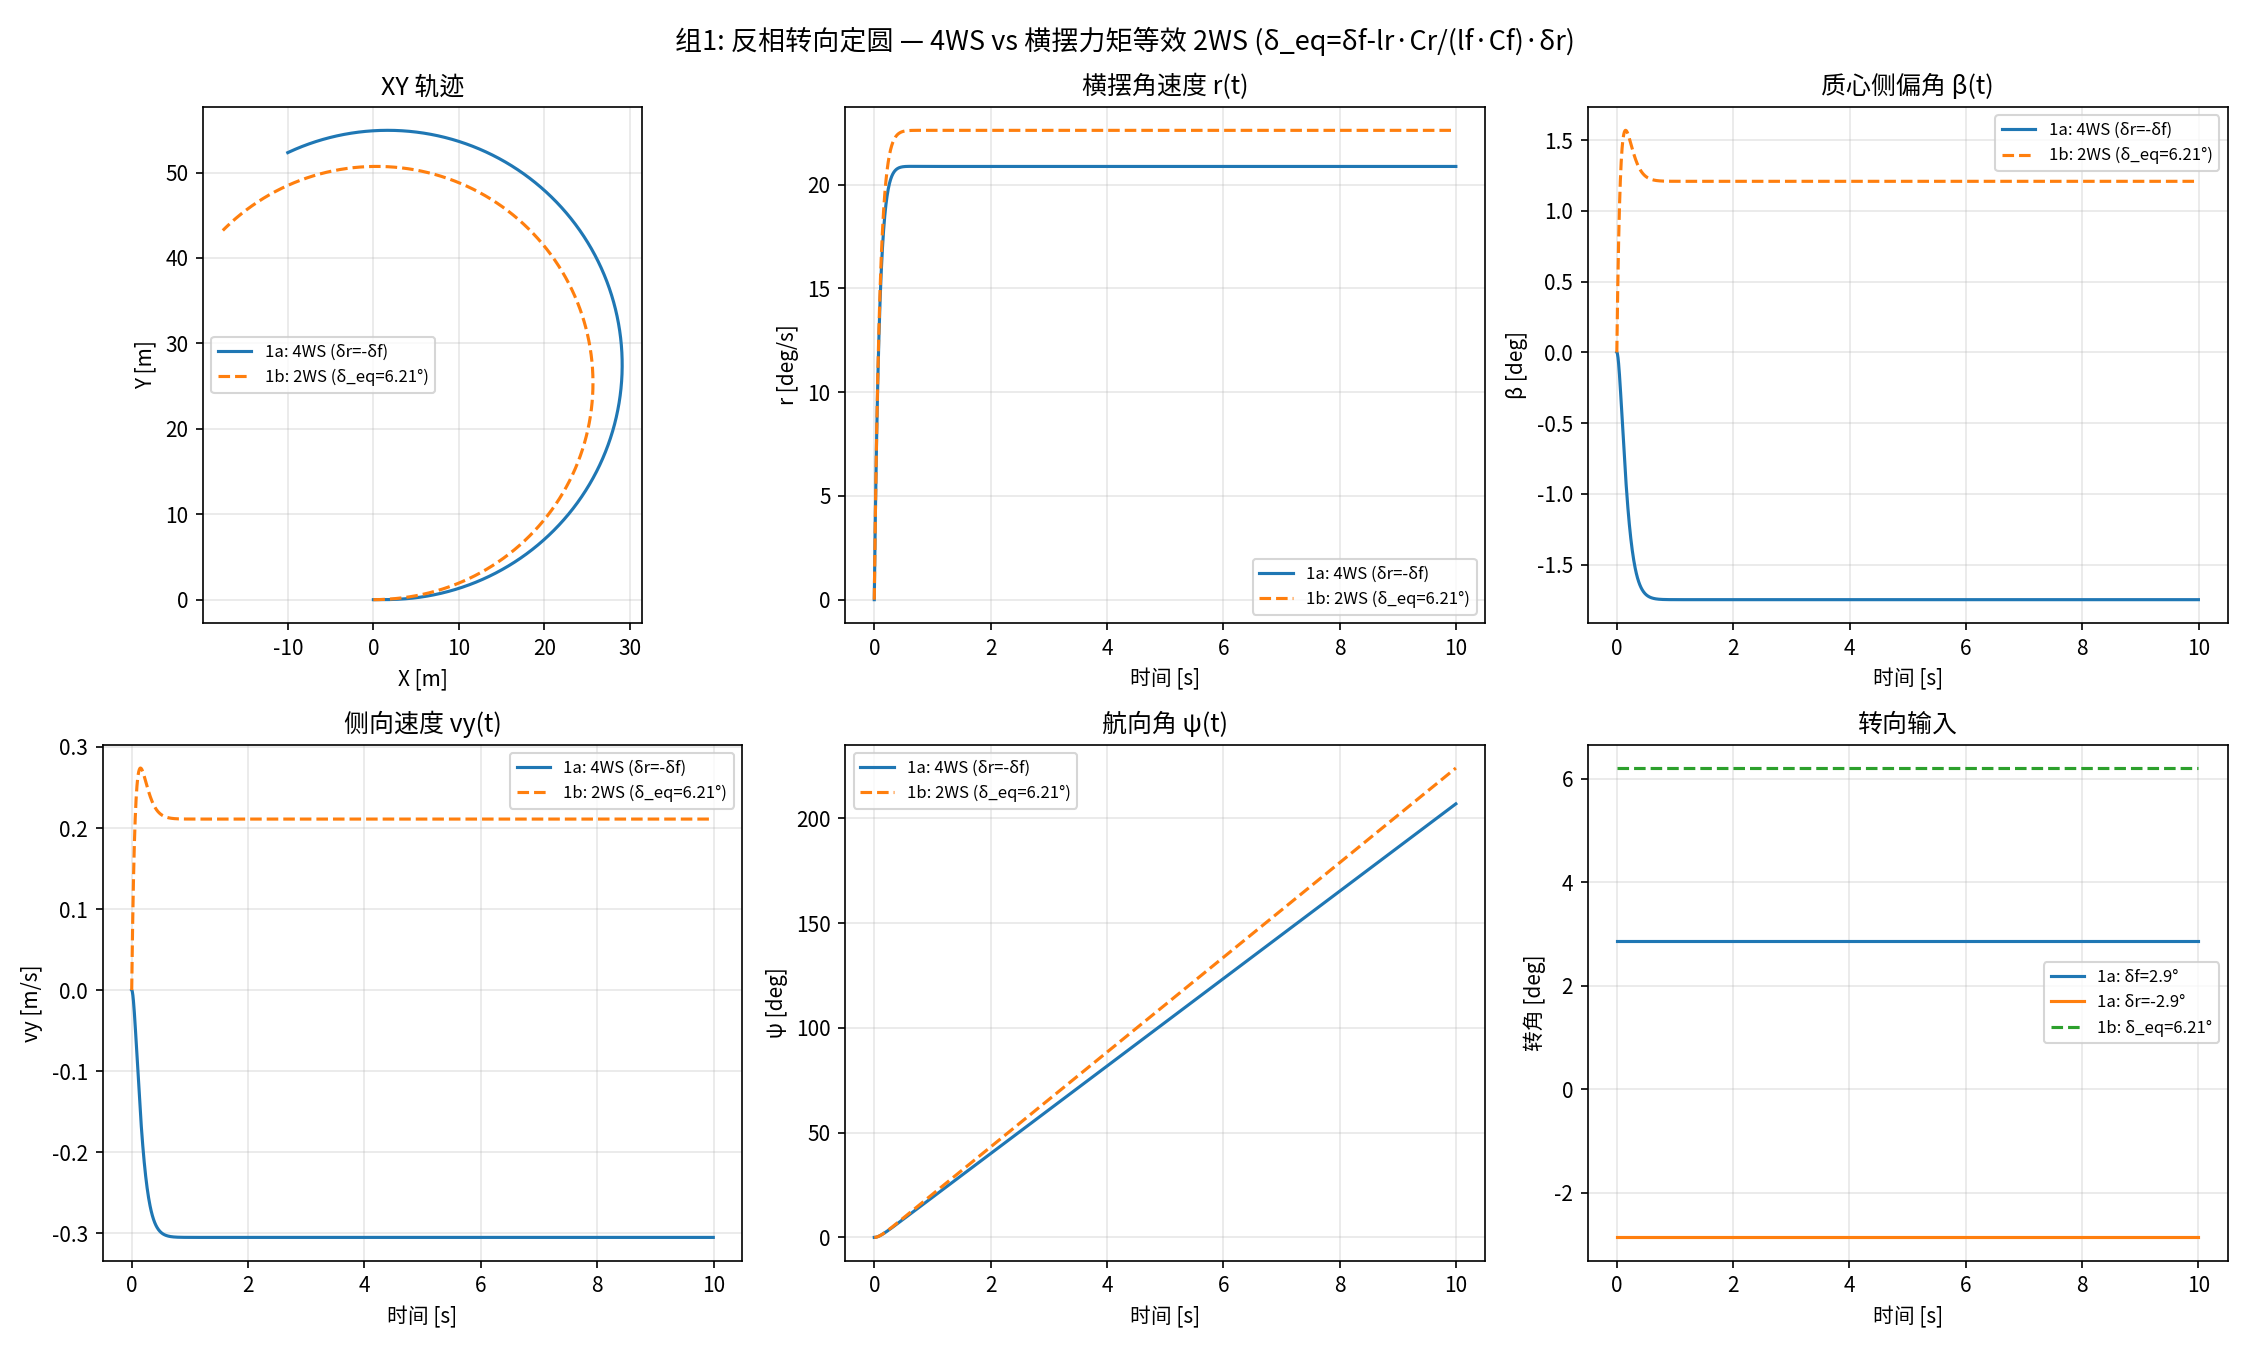

Reproduce this figure in Python.
"""
组1对比：反相转向（counter-steering）匀速定圆 — 横摆力矩等效

1a: 4WS 后轮转向 δr = -δf
1b: 横摆力矩等效前轮转角 δ_eq = δf - (lr·Cr)/(lf·Cf)·δr, δr = 0
"""

import numpy as np
import matplotlib.pyplot as plt
from bicycle_model import (
    VehicleParams, simulate, moment_equivalent, const_steer,
)

plt.rcParams["font.family"] = ["Noto Sans CJK JP", "sans-serif"]
plt.rcParams["axes.unicode_minus"] = False

params = VehicleParams()
vx = 10.0
delta_f = 0.05
delta_r = -delta_f
delta_eq = moment_equivalent(delta_f, delta_r, params)
t_span = (0.0, 10.0)

print(f"=== 横摆力矩等效 ===")
print(f"  δf={delta_f:.4f}, δr={delta_r:.4f}")
print(f"  lr·Cr/(lf·Cf) = {params.lr*params.Cr/(params.lf*params.Cf):.4f}")
print(f"  δ_eq = δf - (lr·Cr)/(lf·Cf)·δr = {delta_eq:.4f} rad ({np.degrees(delta_eq):.2f}°)")

# 1a: 4WS counter-steering
t_a, vy_a, r_a, psi_a, X_a, Y_a, beta_a = simulate(
    vx, const_steer(delta_f), const_steer(delta_r), params, t_span
)

# 1b: 2WS moment equivalent
t_b, vy_b, r_b, psi_b, X_b, Y_b, beta_b = simulate(
    vx, const_steer(delta_eq), const_steer(0.0), params, t_span
)

# Print steady-state comparison
print("\n=== 稳态比较 (取最后 1s 平均) ===")
n_tail = int(1.0 / 0.005)
for label, arr_a, arr_b, unit in [
    ("r", r_a, r_b, "rad/s"),
    ("β", beta_a, beta_b, "rad"),
    ("vy", vy_a, vy_b, "m/s"),
]:
    ss_a = np.mean(arr_a[-n_tail:])
    ss_b = np.mean(arr_b[-n_tail:])
    print(f"  {label:3s}: 4WS={ss_a:+.6f} {unit},  2WS={ss_b:+.6f} {unit},  Δ={ss_a-ss_b:+.6f}")

# Plot
fig, axes = plt.subplots(2, 3, figsize=(15, 9))
fig.suptitle("组1: 反相转向定圆 — 4WS vs 横摆力矩等效 2WS (δ_eq=δf-lr·Cr/(lf·Cf)·δr)", fontsize=13)

label_4ws = "1a: 4WS (δr=-δf)"
label_2ws = f"1b: 2WS (δ_eq={np.degrees(delta_eq):.2f}°)"

ax = axes[0, 0]
ax.plot(X_a, Y_a, label=label_4ws)
ax.plot(X_b, Y_b, "--", label=label_2ws)
ax.set_xlabel("X [m]")
ax.set_ylabel("Y [m]")
ax.set_title("XY 轨迹")
ax.set_aspect("equal")
ax.legend(fontsize=8)
ax.grid(True, alpha=0.3)

ax = axes[0, 1]
ax.plot(t_a, np.degrees(r_a), label=label_4ws)
ax.plot(t_b, np.degrees(r_b), "--", label=label_2ws)
ax.set_xlabel("时间 [s]")
ax.set_ylabel("r [deg/s]")
ax.set_title("横摆角速度 r(t)")
ax.legend(fontsize=8)
ax.grid(True, alpha=0.3)

ax = axes[0, 2]
ax.plot(t_a, np.degrees(beta_a), label=label_4ws)
ax.plot(t_b, np.degrees(beta_b), "--", label=label_2ws)
ax.set_xlabel("时间 [s]")
ax.set_ylabel("β [deg]")
ax.set_title("质心侧偏角 β(t)")
ax.legend(fontsize=8)
ax.grid(True, alpha=0.3)

ax = axes[1, 0]
ax.plot(t_a, vy_a, label=label_4ws)
ax.plot(t_b, vy_b, "--", label=label_2ws)
ax.set_xlabel("时间 [s]")
ax.set_ylabel("vy [m/s]")
ax.set_title("侧向速度 vy(t)")
ax.legend(fontsize=8)
ax.grid(True, alpha=0.3)

ax = axes[1, 1]
ax.plot(t_a, np.degrees(psi_a), label=label_4ws)
ax.plot(t_b, np.degrees(psi_b), "--", label=label_2ws)
ax.set_xlabel("时间 [s]")
ax.set_ylabel("ψ [deg]")
ax.set_title("航向角 ψ(t)")
ax.legend(fontsize=8)
ax.grid(True, alpha=0.3)

ax = axes[1, 2]
t_input = [t_span[0], t_span[1]]
ax.step(t_input, [np.degrees(delta_f)] * 2, label=f"1a: δf={np.degrees(delta_f):.1f}°")
ax.step(t_input, [np.degrees(delta_r)] * 2, label=f"1a: δr={np.degrees(delta_r):.1f}°")
ax.step(t_input, [np.degrees(delta_eq)] * 2, "--", label=f"1b: δ_eq={np.degrees(delta_eq):.2f}°")
ax.set_xlabel("时间 [s]")
ax.set_ylabel("转角 [deg]")
ax.set_title("转向输入")
ax.legend(fontsize=8)
ax.grid(True, alpha=0.3)

plt.tight_layout()
plt.savefig("compare_circular_moment.png", dpi=150)
plt.show()
